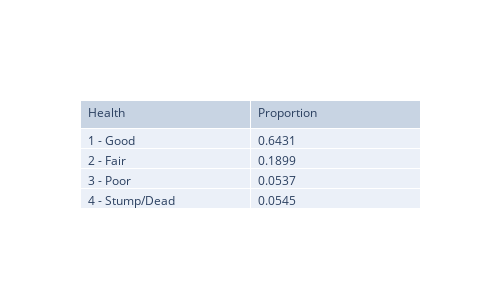

The notebook cell this image was saved under:
### Markdown cell above
1. What proportion of trees are in good, fair, or poor health according to the 'health' variable?

### Code cell
import plotly.graph_objects as go
variable = 'curb_loc'
variable_val = ['OnCurb']
data = (pd.DataFrame(df[df[variable].isin(variable_val)]
                     .groupby(by='health')
                    .size()/len(df))
        .rename(columns={0:'proportion'})
        .reset_index()
        .replace('Good','1 - Good')
        .replace('Fair','2 - Fair')
        .replace('Poor','3 - Poor')
        .replace('Stump/Dead','4 - Stump/Dead')
        .sort_values(by='health')
        )
fig = go.Figure(data=[go.Table(
    header=dict(values=['Health', 'Proportion'],
                align='left'),
    cells=dict(values=[data.health, # 1st column
                       data.proportion], # 2nd column
               align='left'))
])

fig.update_layout(width=500, height=300)
fig.show()

### Figure 1 — Plotly figure (JSON) as saved in the notebook; plotly's stock layout.template omitted (floating-point values rounded to 4 significant figures)
{"data": [{"cells": {"align": "left", "values": [["1 - Good", "2 - Fair", "3 - Poor", "4 - Stump/Dead"], [0.6431, 0.1899, 0.0537, 0.0545]]}, "header": {"align": "left", "values": ["Health", "Proportion"]}, "type": "table"}], "layout": {"height": 300, "width": 500}}
